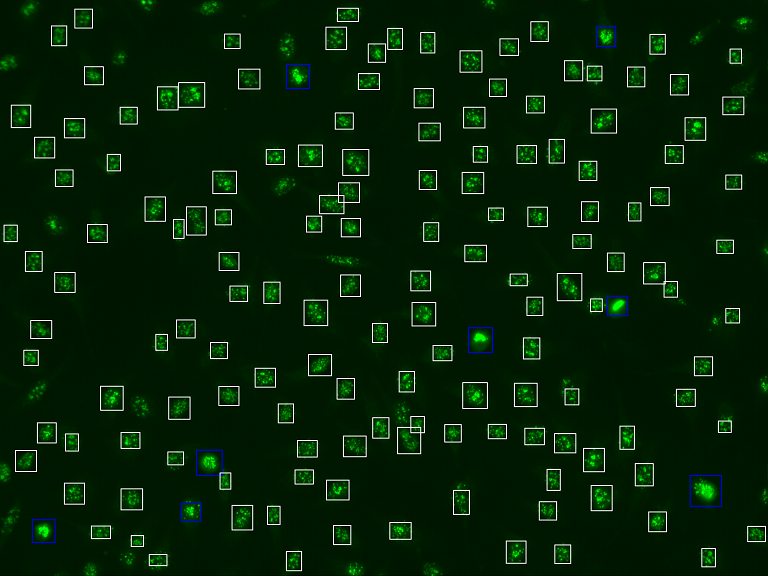

Python code for this plot:
# Valentin Heinitz, vheinitz@googlemail.com, 2018.01.01
# L E A R N I N G   K E R A S   WITH
# https://www.youtube.com/playlist?list=PLtPJ9lKvJ4oiz9aaL_xcZd-x0qd8G0VN_
# Using ANA-HEp2, ANCA, dDNA data sets 
#
# Find mitosis in images of Centromere-pattern cells and marks them

import numpy as np
from keras.models import model_from_json
from keras.preprocessing import image
from keras.applications.vgg16 import preprocess_input
import matplotlib.pyplot as plt
from scipy.misc import toimage
import os
from keras.preprocessing.image import ImageDataGenerator
from keras.models import Sequential
from keras.layers import Conv2D, MaxPooling2D
from keras.layers import Activation, Dropout, Flatten, Dense
from keras import backend as K
from shutil import copyfile
from subprocess import call
import sys
import matplotlib.patches as patches
from PIL import Image, ImageDraw


# dimensions of the images.
img_width, img_height = 64, 64

train_dir = 'c:/tmp/ana_mit_cent/train'
val_dir = 'c:/tmp/ana_mit_cent/val'
test_dir = 'c:/tmp/ana_mit_cent/val'

nb_train_samples = 2000
nb_validation_samples = 500
nb_test_samples = 5000

epochs = 5
batch_size = 25


classes = [ 'mit', 'not_mit']
imgdirectory = 'C:/tmp/ana/cent/test'

json_file = open("ana_mit_cent.json", "r")
loaded_model_json = json_file.read()
json_file.close()
loaded_model = model_from_json(loaded_model_json)
loaded_model.load_weights("ana_mit_cent.h5")

loaded_model.compile(optimizer='rmsprop', loss='binary_crossentropy', metrics=['accuracy'])

def get_class(prediction):
  return 1 if prediction > 0.5 else 0

right=0
wrong=0

outdir = 'C:/tmp/ana_mit_cent_real/tmpcells'

print(imgdirectory) 
for imgfilename in os.listdir(imgdirectory):

	imgfn=os.path.join(imgdirectory, imgfilename)
	print(imgfn)
	img = image.load_img(imgfn) #, target_size=(800, 600))
	
	
	objex = ["C:/Development/build/objex.exe", "--infile="+imgfn, "--outdir="+outdir, "--cleanoutdir"]
	call(objex)
	print(objex) 
	
	im = Image.open(imgfn)
	
	for cellfilename in os.listdir(outdir):
		fn=os.path.join(outdir, cellfilename)
		cellimg = image.load_img(fn , target_size=(64, 64) )
		x = image.img_to_array(cellimg)
		x = x.astype('float32')
		x /= 255
		x = np.expand_dims(x, axis=0)

		prediction = loaded_model.predict(x)
		predicted = classes[get_class(prediction)]
		
		draw = ImageDraw.Draw(im)
		if predicted == 'mit':
			parts = fn.split('_')
			x = int(parts[len(parts)-3])
			y = int(parts[len(parts)-2])
			parts =  parts[len(parts)-1].split('.')
			parts =  parts[len(parts)-2].split('x')
			w = int(parts[len(parts)-2])
			h = int(parts[len(parts)-1])
			print (x,y,w,h)
			
			draw.rectangle([(x, y),(x+w,y+h) ], outline=(0,0,255,255))
			draw.rectangle([(x+1, y+1),(x+w-1,y+h-1) ], outline=(0,0,255,255))
			draw.rectangle([(x+2, y+2),(x+w-2,y+h-2) ], outline=(0,0,255,255))
		else:
			parts = fn.split('_')
			x = int(parts[len(parts)-3])
			y = int(parts[len(parts)-2])
			parts =  parts[len(parts)-1].split('.')
			parts =  parts[len(parts)-2].split('x')
			w = int(parts[len(parts)-2])
			h = int(parts[len(parts)-1])
			print (x,y,w,h)
			draw.rectangle([(x, y),(x+w,y+h) ], outline=(255,255,255,255))
			draw.rectangle([(x+1, y+1),(x+w-1,y+h-1) ], outline=(255,255,255,255))
			draw.rectangle([(x+2, y+2),(x+w-2,y+h-2) ], outline=(255,255,255,255))

	im.save( 'C:/tmp/ana_mit_cent_real/out/'+imgfilename, "PNG" )
	im = Image.open( 'C:/tmp/ana_mit_cent_real/out/'+imgfilename )
	sys.stdout.flush()
